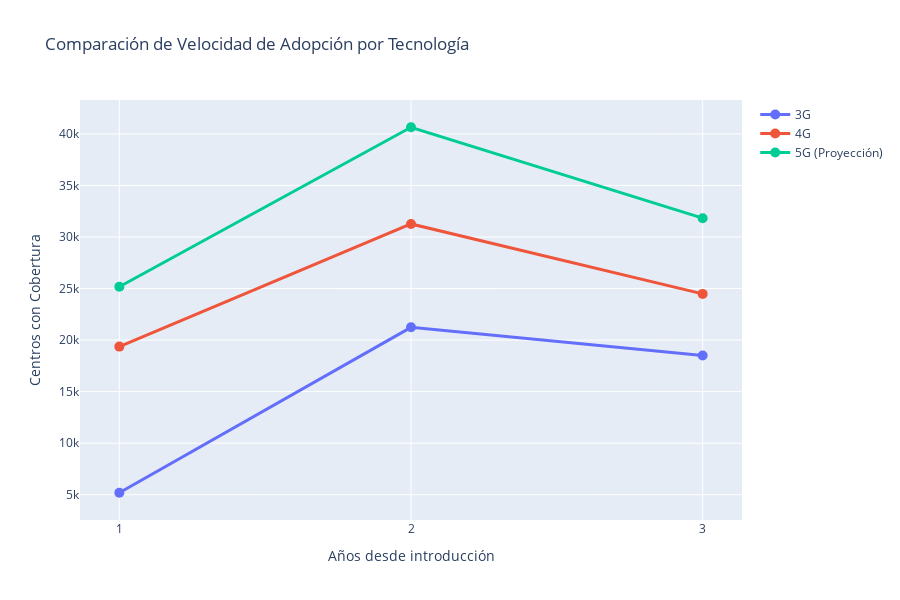

Notebook code for this chart:
### Markdown cell above
## Comparación de Velocidades de Adopción

### Code cell
techs_comp = pd.DataFrame({
    'Tecnología': ['3G', '4G', '5G (Proyección)'],
    'Año_1': [
        df_tech[df_tech['Centros_3G'] > 0].iloc[0]['Centros_3G'],
        df_tech[df_tech['Centros_4G'] > 0].iloc[0]['Centros_4G'],
        df_pred_5g.iloc[0]['Centros_5G_predicho']
    ],
    'Año_2': [
        df_tech[df_tech['Centros_3G'] > 0].iloc[1]['Centros_3G'] if len(df_tech[df_tech['Centros_3G'] > 0]) > 1 else None,
        df_tech[df_tech['Centros_4G'] > 0].iloc[1]['Centros_4G'] if len(df_tech[df_tech['Centros_4G'] > 0]) > 1 else None,
        df_pred_5g.iloc[1]['Centros_5G_predicho']
    ],
    'Año_3': [
        df_tech[df_tech['Centros_3G'] > 0].iloc[2]['Centros_3G'] if len(df_tech[df_tech['Centros_3G'] > 0]) > 2 else None,
        df_tech[df_tech['Centros_4G'] > 0].iloc[2]['Centros_4G'] if len(df_tech[df_tech['Centros_4G'] > 0]) > 2 else None,
        df_pred_5g.iloc[2]['Centros_5G_predicho']
    ]
})

fig = go.Figure()

for tech in techs_comp['Tecnología']:
    row = techs_comp[techs_comp['Tecnología'] == tech].iloc[0]
    valores = [row['Año_1'], row['Año_2'], row['Año_3']]
    
    fig.add_trace(go.Scatter(
        x=[1, 2, 3],
        y=valores,
        mode='lines+markers',
        name=tech,
        line=dict(width=3),
        marker=dict(size=10)
    ))

fig.update_layout(
    title='Comparación de Velocidad de Adopción por Tecnología',
    xaxis_title='Años desde introducción',
    yaxis_title='Centros con Cobertura',
    height=600,
    xaxis=dict(tickmode='linear', tick0=1, dtick=1)
)

fig.write_html('graficos/comparacion_velocidad_adopcion.html')
fig.show()

print("\nComparación de adopción (primeros 3 años):")
print(techs_comp)

### Figure 1 — Plotly figure (JSON) as saved in the notebook; plotly's stock layout.template omitted (floating-point values rounded to 4 significant figures)
{"data": [{"line": {"width": 3}, "marker": {"size": 10}, "mode": "lines+markers", "name": "3G", "type": "scatter", "x": [1, 2, 3], "y": [5190, 21236, 18504]}, {"line": {"width": 3}, "marker": {"size": 10}, "mode": "lines+markers", "name": "4G", "type": "scatter", "x": [1, 2, 3], "y": [19367, 31266, 24481]}, {"line": {"width": 3}, "marker": {"size": 10}, "mode": "lines+markers", "name": "5G (Proyección)", "type": "scatter", "x": [1, 2, 3], "y": [25177, 40645, 31825]}], "layout": {"height": 600, "title": {"text": "Comparación de Velocidad de Adopción por Tecnología"}, "xaxis": {"dtick": 1, "tick0": 1, "tickmode": "linear", "title": {"text": "Años desde introducción"}}, "yaxis": {"title": {"text": "Centros con Cobertura"}}}}
